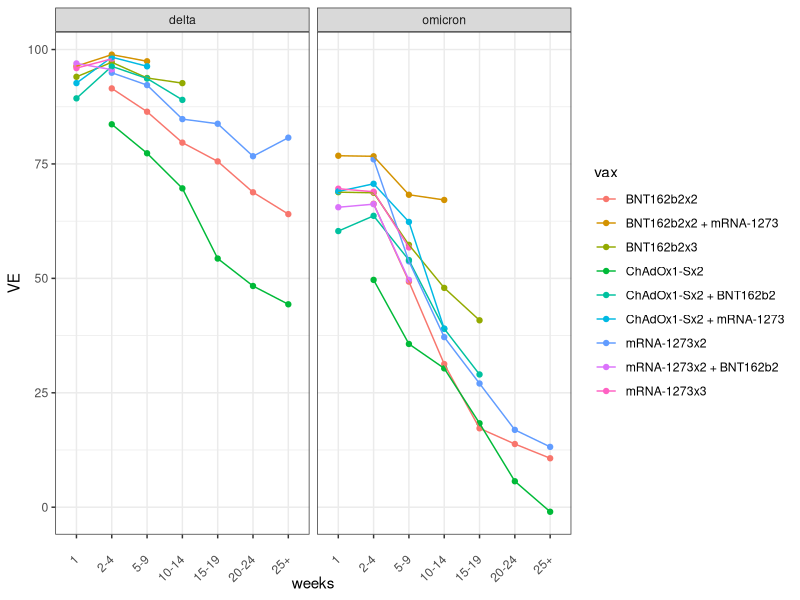
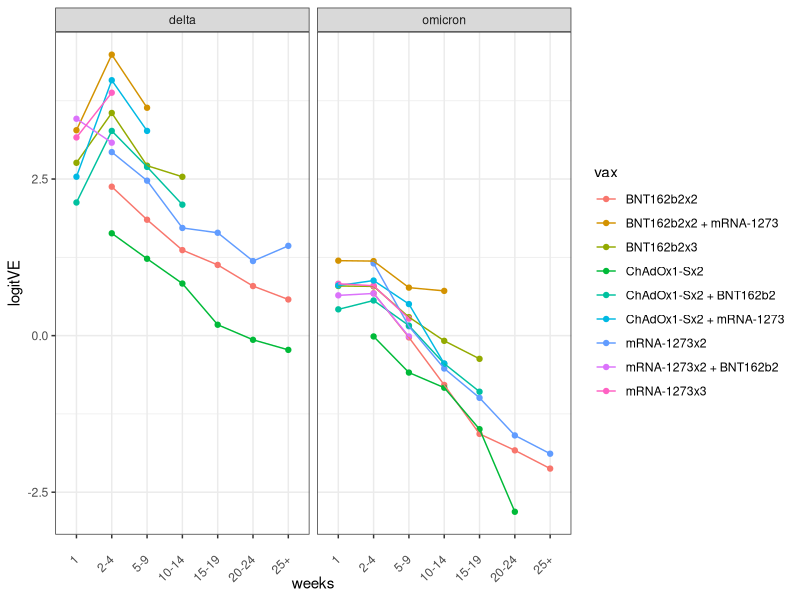
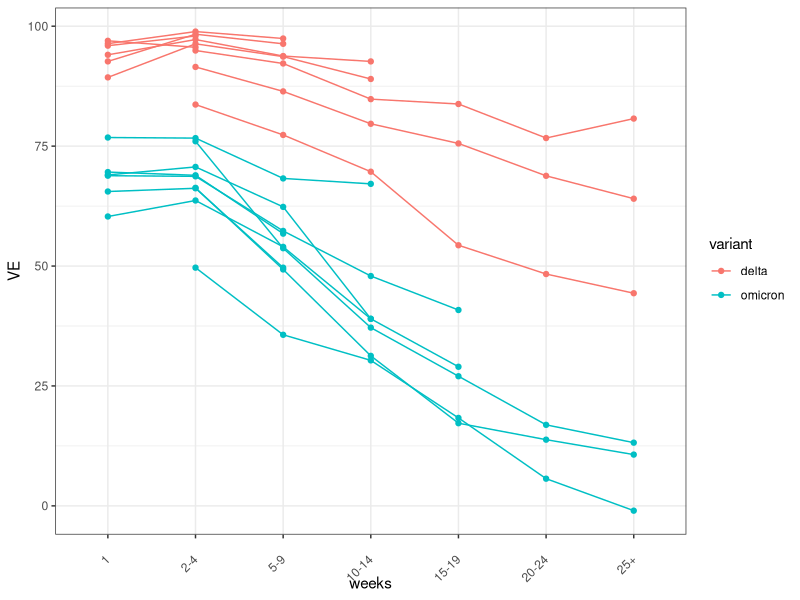
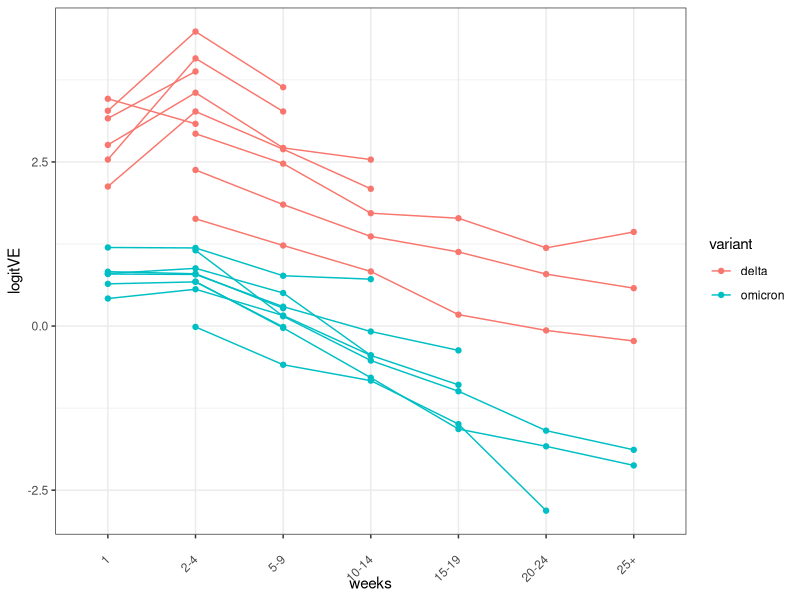
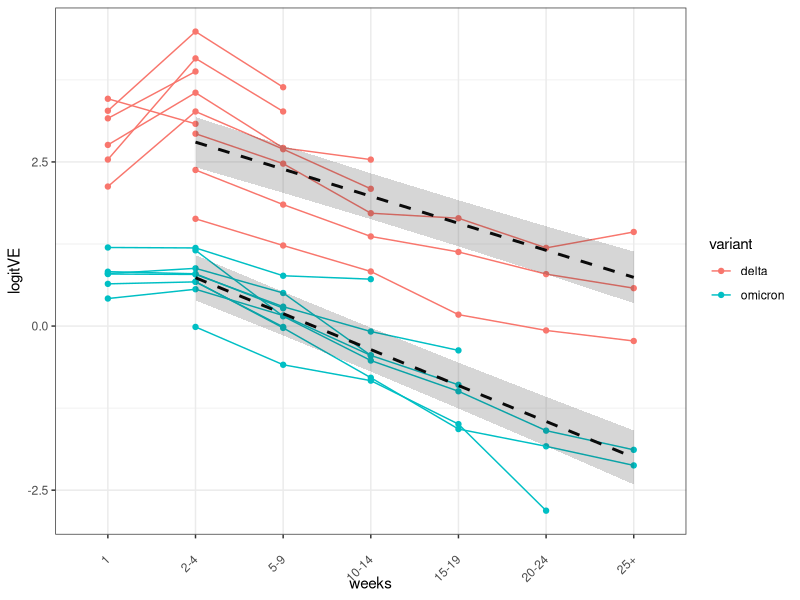
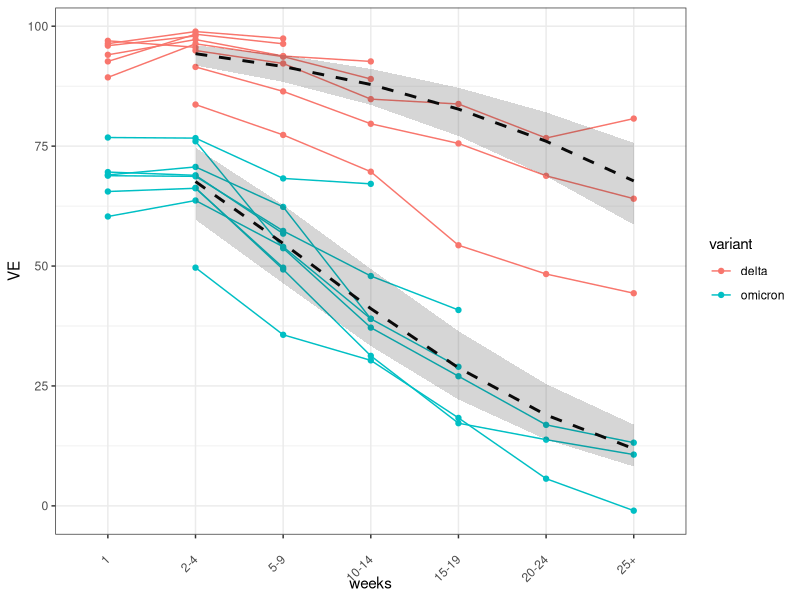
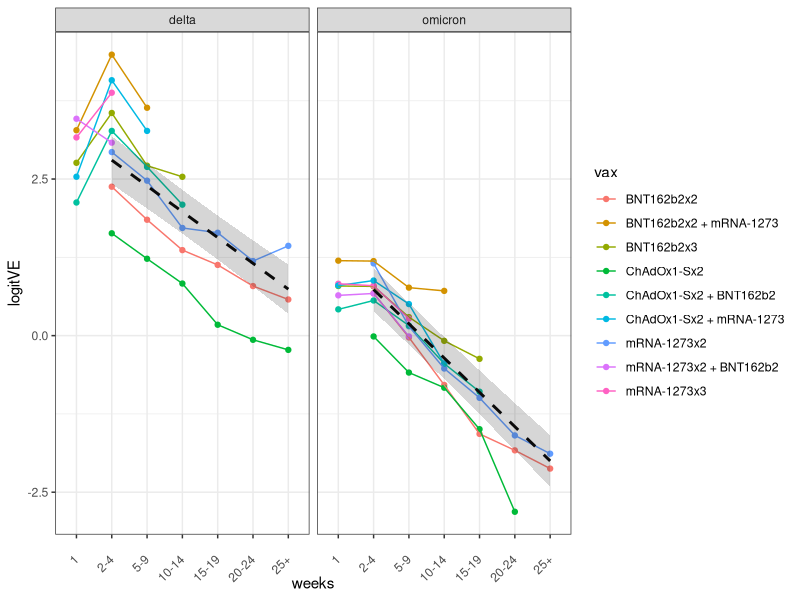
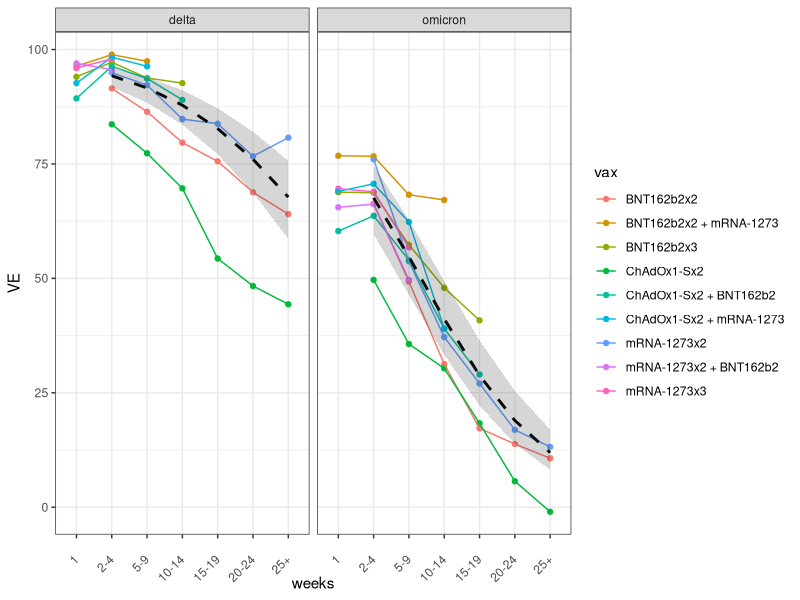

Write the R code that produced these figures, in order.
# plot VE on logit axis to look at omicron vs delta waning

library(tidyverse)
library(mgcv)

# load data grabbed from UKHSA 2022 Week 4 vaccine surveillance report 
# https://assets.publishing.service.gov.uk/government/uploads/system/uploads/attachment_data/file/1050721/Vaccine-surveillance-report-week-4.pdf

d <- read.csv('UKHSA-VE-grab.csv',stringsAsFactors = TRUE)

d$weeks <- ordered(d$weeks, levels=c('1','2-4','5-9','10-14','15-19','20-24','25+'))
d$weeks_numeric <- as.numeric(d$weeks) # for modeling. The bins are close enough to uniformly-spaced time intervals for descriptive modeling

d$vax_variant <- interaction(d$vax,d$variant) # for plotting

d$VEnorm <- d$VE/100 # for betareg
d$logitVE <-  qlogis(d$VE/100) # for plotting and log-linear modeling


# plot grabbed data
p1 <- ggplot(d) + 
        geom_point(aes(x=weeks, y=VE, group=vax, color=vax)) +
        geom_line(aes(x=weeks, y=VE, group=vax, color=vax)) +
        facet_wrap('variant') +
        theme_bw() +
        theme(axis.text.x = element_text(angle = 45, vjust = 0.5, hjust=1)) 
p1
ggsave('VE_vax_var.png',units='in',width=6,height=3,device='png')

p2 <- ggplot(d) + 
        geom_point(aes(x=weeks, y=logitVE, group=vax, color=vax)) +
        geom_line(aes(x=weeks, y=logitVE, group=vax, color=vax)) +
        facet_wrap('variant') +
        theme_bw() +
        theme(axis.text.x = element_text(angle = 45, vjust = 0.5, hjust=1)) 
p2
ggsave('VE_logit_vax_var.png',units='in',width=6,height=3,device='png')

# modeling strategy
# 1) compare no-interaction model to model with linear weeks-variant interaction, see interaction has lower AIC and is preffered model
# 2) compare slope-variant interaction to nonlinear weeks-variant, see nonlinear model is preferred
# conclude that it would be great to see this replicated in other settings to mitigate against UKHSA biases, but
# omicron immunity is less stable than delta immunity from wt vaccination. 


# prepping for linear modeling

# plot grouped by variant on one panel
p3 <- ggplot(d) + 
        geom_point(aes(x=weeks, y=VE, group=vax, color=variant)) +
        geom_line(aes(x=weeks, y=VE, group=vax_variant, color=variant)) +
        theme_bw() +
        theme(axis.text.x = element_text(angle = 45, vjust = 0.5, hjust=1)) 
p3
p4 <- ggplot(d) + 
        geom_point(aes(x=weeks, y=logitVE, group=vax, color=variant)) +
        geom_line(aes(x=weeks, y=logitVE, group=vax_variant, color=variant)) +
        theme_bw() +
        theme(axis.text.x = element_text(angle = 45, vjust = 0.5, hjust=1)) 
p4

# linear in weeks, no interactions
summary(
  m_lin_noint <- gam(VEnorm ~ weeks_numeric + variant + s(vax,bs='re'),
                     family=betar(link="logit"),
                     method='REML',
                     data=d %>% filter(VE>0 & weeks_numeric>1)) # exclude week 1
  )


# linear in weeks, week:variant interaction
summary(
  m_lin_weekvariant <- gam(VEnorm ~ weeks_numeric + variant + weeks_numeric:variant + s(vax,bs='re'),
                     family=betar(link="logit"),
                     method='REML',
                     data=d %>% filter(VE>0 & weeks_numeric>1))  # exclude week 1
)
# weeks_numeric:omicron interaction is negative and significant

# interaction model is preferred (deltaAIC=8)
AIC(m_lin_noint,m_lin_weekvariant)


# plot model fit for modal vaccine (vax effect = 0)
pd <- expand.grid(weeks=levels(d$weeks)[-c(1)], variant=levels(d$variant))
pd$weeks <- ordered(pd$weeks)
pd$weeks_numeric <- as.numeric(pd$weeks)+1
pd$vax <- 'model: variant:weeks interaction'
pd$vax_variant <- interaction(pd$vax,pd$variant)

fit<-predict(m_lin_weekvariant,newdata=pd, se=TRUE, exclude='s(vax)')
pd$logitVE <- fit$fit
pd$logitVE_lower <- fit$fit-2*fit$se.fit
pd$logitVE_upper <- fit$fit+2*fit$se.fit

pd$VE <-plogis(pd$logitVE)*100
pd$VE_lower <-plogis(pd$logitVE_lower)*100
pd$VE_upper <-plogis(pd$logitVE_upper)*100

p4 +
  geom_line(data=pd,aes(x=weeks,y=logitVE, group=variant),size=1,linetype='dashed') +
  geom_ribbon(data=pd,aes(x=weeks_numeric,ymin=logitVE_lower,ymax=logitVE_upper,group=variant),alpha=0.2) 
ggsave('VE_logit_var_model.png',units='in',width=4,height=3,device='png')

p3 +
  geom_line(data=pd,aes(x=weeks,y=VE, group=variant),size=1,linetype='dashed') +
  geom_ribbon(data=pd,aes(x=weeks_numeric,ymin=VE_lower,ymax=VE_upper,group=variant),alpha=0.2) 
ggsave('VE_var_model.png',units='in',width=4,height=3,device='png')


p2 +
  geom_line(data=pd,aes(x=weeks,y=logitVE, group=variant),size=1,linetype='dashed') +
  geom_ribbon(data=pd,aes(x=weeks_numeric,ymin=logitVE_lower,ymax=logitVE_upper,group=variant),alpha=0.2) 
ggsave('VE_logit_vax_var_model.png',units='in',width=6,height=3,device='png')

p1 +
  geom_line(data=pd,aes(x=weeks,y=VE, group=variant),size=1,linetype='dashed') +
  geom_ribbon(data=pd,aes(x=weeks_numeric,ymin=VE_lower,ymax=VE_upper,group=variant),alpha=0.2) 
ggsave('VE_vax_var_model.png',units='in',width=6,height=3,device='png')


## isolate time trend difference from level difference
## shift to compare trends starting from same intercept
pd2<-pd

# shift between omicron and delta
shift_intercept <- max(pd2$logitVE[pd2$variant=='omicron']) - max(pd2$logitVE[pd2$variant=='delta'])
  # this is slightly different than coef(m_lin_noint)['variantomicron'] because we're plotting a zeroed out random effect

# zero reference 
maxLogitVE <- max(pd2$logitVE)

# shift by omicron intercept 
pd2$logitVE[pd2$variant=='omicron'] <- pd2$logitVE[pd2$variant=='omicron'] - shift_intercept
pd2$logitVE_lower[pd2$variant=='omicron'] <- pd2$logitVE_lower[pd2$variant=='omicron'] - shift_intercept
pd2$logitVE_upper[pd2$variant=='omicron'] <- pd2$logitVE_upper[pd2$variant=='omicron'] - shift_intercept

#shift to zero reference
pd2$logitVE <- pd2$logitVE - maxLogitVE
pd2$logitVE_lower <- pd2$logitVE_lower - maxLogitVE
pd2$logitVE_upper <- pd2$logitVE_upper - maxLogitVE

# VE scale
# (this doesn't really mean anything, but I was curious to see it anyway)
pd2$VE <-plogis(pd2$logitVE)*100
pd2$VE_lower <-plogis(pd2$logitVE_lower)*100
pd2$VE_upper <-plogis(pd2$logitVE_upper)*100


ggplot(pd2) +
  geom_line(aes(x=weeks,y=logitVE,group=variant,color=variant)) +
  geom_ribbon(aes(x=weeks_numeric-1,ymin=logitVE_lower,ymax=logitVE_upper,group=variant,fill=variant),alpha=0.2) +
  theme_bw() +
  theme(axis.text.x = element_text(angle = 45, vjust = 0.5, hjust=1)) 
ggsave('VE_logit_relative_var_model.png',units='in',width=4,height=3,device='png')


ggplot(pd2) +
  geom_line(aes(x=weeks,y=VE,group=variant,color=variant)) +
  geom_ribbon(aes(x=weeks_numeric-1,ymin=VE_lower,ymax=VE_upper,group=variant,fill=variant),alpha=0.2) +
  theme_bw() +
  theme(axis.text.x = element_text(angle = 45, vjust = 0.5, hjust=1)) 
ggsave('VE_relative_var_model.png',units='in',width=4,height=3,device='png')


### in playing with the start week above, there is some evidence of nonlinearity. Let's gam!

# linear in weeks, week:variant interaction
summary(
  m_nonlin_weekvariant <- gam(VEnorm ~ s(weeks_numeric, by=variant, k=5) + variant + s(vax,bs='re'),
                           family=betar(link="logit"),
                           method='REML',
                           data=d %>% filter(VE>0 & weeks_numeric>1))  # exclude week 1
)
# nonlinear interaction model is preferred (deltaAIC=6.6)
AIC(m_lin_noint,m_lin_weekvariant,m_nonlin_weekvariant)


# plot model fit for modal vaccine (vax effect = 0)
pd3 <- expand.grid(weeks=levels(d$weeks)[-c(1)], variant=levels(d$variant))
pd3$weeks <- ordered(pd3$weeks)
pd3$weeks_numeric <- as.numeric(pd3$weeks)+1
pd3$vax <- 'model: variant:weeks nonlinear interaction'
pd3$vax_variant <- interaction(pd3$vax,pd3$variant)

fit<-predict(m_nonlin_weekvariant,newdata=pd3, se=TRUE, exclude='s(vax)')
pd3$logitVE <- fit$fit
pd3$logitVE_lower <- fit$fit-2*fit$se.fit
pd3$logitVE_upper <- fit$fit+2*fit$se.fit

pd3$VE <-plogis(pd3$logitVE)*100
pd3$VE_lower <-plogis(pd3$logitVE_lower)*100
pd3$VE_upper <-plogis(pd3$logitVE_upper)*100

p4 +
  geom_line(data=pd3,aes(x=weeks,y=logitVE, group=variant),size=1,linetype='dashed') +
  geom_ribbon(data=pd3,aes(x=weeks_numeric,ymin=logitVE_lower,ymax=logitVE_upper,group=variant),alpha=0.2) 
ggsave('VE_logit_var_model_nonlinear.png',units='in',width=4,height=3,device='png')

p3 +
  geom_line(data=pd3,aes(x=weeks,y=VE, group=variant),size=1,linetype='dashed') +
  geom_ribbon(data=pd3,aes(x=weeks_numeric,ymin=VE_lower,ymax=VE_upper,group=variant),alpha=0.2) 
ggsave('VE_var_model_nonlinear.png',units='in',width=4,height=3,device='png')


p2 +
  geom_line(data=pd3,aes(x=weeks,y=logitVE, group=variant),size=1,linetype='dashed') +
  geom_ribbon(data=pd3,aes(x=weeks_numeric,ymin=logitVE_lower,ymax=logitVE_upper,group=variant),alpha=0.2) 
ggsave('VE_logit_vax_var_model_nonlinear.png',units='in',width=6,height=3,device='png')

p1 +
  geom_line(data=pd3,aes(x=weeks,y=VE, group=variant),size=1,linetype='dashed') +
  geom_ribbon(data=pd3,aes(x=weeks_numeric,ymin=VE_lower,ymax=VE_upper,group=variant),alpha=0.2) 
ggsave('VE_vax_var_model_nonlinear.png',units='in',width=6,height=3,device='png')



## plot to compare trends starting from same intercept
pd4<-pd3

# shift between omicron and delta
shift_intercept <- max(pd4$logitVE[pd4$variant=='omicron']) - max(pd4$logitVE[pd4$variant=='delta'])
# this is slightly different than coef(m_nonlin_weekvariant)['variantomicron'] because we're plotting a zeroed out random effect

# zero reference 
maxLogitVE <- max(pd4$logitVE)

# shift by omicron intercept 
pd4$logitVE[pd4$variant=='omicron'] <- pd4$logitVE[pd4$variant=='omicron'] - shift_intercept
pd4$logitVE_lower[pd4$variant=='omicron'] <- pd4$logitVE_lower[pd4$variant=='omicron'] - shift_intercept
pd4$logitVE_upper[pd4$variant=='omicron'] <- pd4$logitVE_upper[pd4$variant=='omicron'] - shift_intercept

#shift to zero reference
pd4$logitVE <- pd4$logitVE - maxLogitVE
pd4$logitVE_lower <- pd4$logitVE_lower - maxLogitVE
pd4$logitVE_upper <- pd4$logitVE_upper - maxLogitVE

# VE scale
pd4$VE <-plogis(pd4$logitVE)*100
pd4$VE_lower <-plogis(pd4$logitVE_lower)*100
pd4$VE_upper <-plogis(pd4$logitVE_upper)*100



# observe that omicron efficacy keeps falling exponentially with time while delta stabilizes
ggplot(pd4) +
  geom_line(aes(x=weeks,y=logitVE,group=variant,color=variant)) +
  geom_ribbon(aes(x=weeks_numeric-1,ymin=logitVE_lower,ymax=logitVE_upper,group=variant,fill=variant),alpha=0.2) +
  theme_bw() 
ggsave('VE_logit_relative_var_model_nonlinear.png',units='in',width=4,height=3,device='png')


ggplot(pd4) +
  geom_line(aes(x=weeks,y=VE,group=variant,color=variant)) +
  geom_ribbon(aes(x=weeks_numeric-1,ymin=VE_lower,ymax=VE_upper,group=variant,fill=variant),alpha=0.2) +
  theme_bw()
ggsave('VE_relative_var_model_nonlinear.png',units='in',width=4,height=3,device='png')


# let's look at exp(1/beta*(logitVE_delta - logitVE_omicron)) as a proxy for the relationship
# between antibody titers and VE demonstrated in Khoury et al https://www.nature.com/articles/s41591-021-01377-8

# difference of smooths https://fromthebottomoftheheap.net/2017/10/10/difference-splines-i/
pdat <- expand.grid(weeks = levels(pd4$weeks),#c('15-19','20-24','25+'),
                    variant = c('delta', 'omicron'),
                    vax='modal')
pdat$weeks_numeric <- pd4$weeks_numeric[levels(pd4$weeks)==pdat$weeks]
xp <- predict(m_nonlin_weekvariant, newdata = pdat, type = 'lpmatrix')

# which cols of xp relate to splines of interest?
c1 <- grepl('delta', colnames(xp))
c2 <- grepl('omicron', colnames(xp))
## which rows of xp relate to variants of interest?
r1 <- with(pdat, variant == 'delta')
r2 <- with(pdat, variant == 'omicron')

## difference rows of xp for data from comparison
X <- xp[r1, ] - xp[r2, ]
## zero out cols of X related to splines for other vaccines
X[, ! (c1 | c2)] <- 0
## zero out the parametric cols
X[, !grepl('^s\\(', colnames(xp))] <- 0

# calculate mean difference and se
dif <- X %*% coef(m_nonlin_weekvariant)
se <- sqrt(rowSums((X %*% vcov(m_nonlin_weekvariant, unconditional = TRUE)) * X))

# one parameter slope from Khoury into this exponential mapping
# Table S5 Khoury https://www.nature.com/articles/s41591-021-01377-8
beta_symp_mean=3/log(10) 
beta_symp_lower= 2.2/log(10)
beta_symp_upper= 4.2/log(10)

titer_drop_ratio <- data.frame(weeks=unique(pdat$weeks),
                               mean_logit=dif,
                               lower_logit = dif-2*se,
                               upper_logit = dif+2*se) %>%
  mutate(mean = exp(1/beta_symp_mean*mean_logit),
         lower=exp(1/beta_symp_upper*lower_logit),
         upper=exp(1/beta_symp_lower*upper_logit))

titer_drop_ratio

# this shows that at the 25+ week time point, exp(logitVE) for omicron falls 1.8 (1.3,2.5) 
# lower than delta. Under the Khoury model, this should correspond to a 1.8x lower drop in NAb titers for omicron relative to delta

# here's the evidence from the only paper I've seen with that comparison at 4-6 months post-booster
# compare to zhao fig 1 panels I & J https://www.nejm.org/doi/full/10.1056/NEJMc2119426

zhao_drop = data.frame(median_NAb_1mo = c(2133,516),
                       median_NAb_4to6mo = c(331,51),
                       variant = c('delta','omicron'))
zhao_drop$waning_fraction <- round(zhao_drop$median_NAb_1mo/zhao_drop$median_NAb_4to6mo,1)
zhao_drop$waning_drop_ratio <- c(NaN,zhao_drop$waning_fraction[2]/zhao_drop$waning_fraction[1])
zhao_drop$weeks <- '20-24' # middle match for 4-6 months (18-26 weeks)
zhao_drop$label <- 'Zhao: omicron-delta'
zhao_drop


# this ratio is solidly inside the predicted confidence interval at 6 months
# and if the best comparison is really the 20-24 week bin, then it's still just inside the upper C1

# Pajon et al https://www.nejm.org/doi/full/10.1056/NEJMc2119912 provides a similar
# comparison for omicron vs D614G.  The observed ratio there should overestimate
# the difference with delta, since delta is antigenically further from WT than D614G.
# WT
pajon = data.frame(waning_drop_ratio=6.3/2.3,
                   weeks='25+')
pajon
# this is just outside the upper end of the titer_drop_ratio interval, again consistent with the model


ggplot(titer_drop_ratio) +
  geom_line(aes(x=weeks,y=mean,group='all')) +
  geom_ribbon(aes(x=as.numeric(weeks),ymin=lower,ymax=upper),alpha=0.2) +
  # geom_point(data=zhao_drop,aes(x=weeks,y=waning_drop_ratio, color='Zhao: omicron-delta'),color='red') +
  # geom_text(data=zhao_drop,aes(x=weeks,y=waning_drop_ratio, label=label,color=label),color='red',hjust=1.05) +
  geom_segment(data=zhao_drop,aes(x=5-0.4,xend=6,y=waning_drop_ratio, yend=waning_drop_ratio, color='Zhao: omicron-delta'),color='red') +
  geom_text(data=zhao_drop,aes(5-0.4,y=waning_drop_ratio, label=label,color=label),color='red',hjust=1.05) +
  geom_point(data=pajon,aes(x=weeks,y=waning_drop_ratio, color='Pajon: omicron-D614G'),color='blue') +
  geom_text(data=pajon,aes(x=weeks,y=waning_drop_ratio, label='Pajon: omicron-D614G',color='Pajon: omicron-D614G'),color='blue',hjust=1.05) +
  theme_bw() +
  # theme(axis.text.x = element_text(angle = 45, vjust = 0.5, hjust=1)) +
  ylab('ratio of waning ratios') + ylim(c(0,3))

ggsave('ratio_of_waning_ratios_model_nonlinear.png',units='in',width=4,height=3,device='png')

############

# taken together, these data are consistent with omicron waning following WT vaccination
# being less stable than delta waning after 3-4 months, both after 2-dose and booster vaccination.